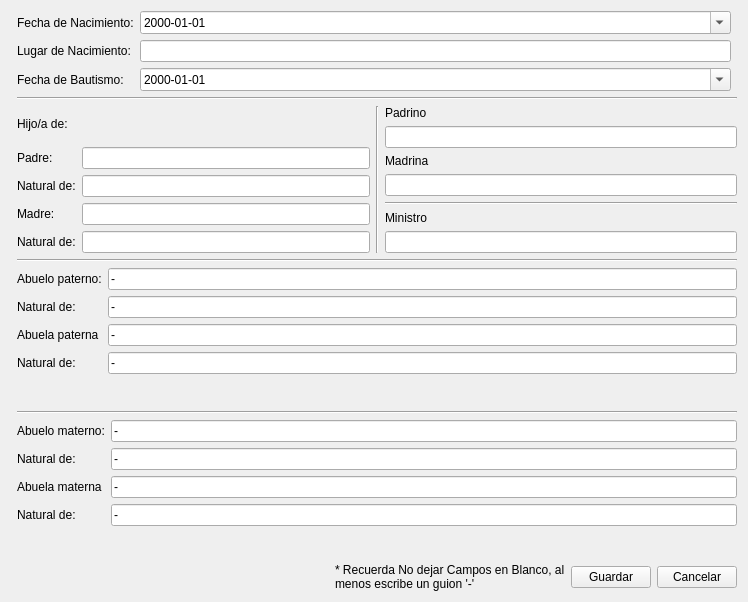
<?xml version="1.0" encoding="UTF-8"?>
<ui version="4.0">
 <class>BaptismNewPersonWidg</class>
 <widget class="QWidget" name="BaptismNewPersonWidg">
  <property name="geometry">
   <rect>
    <x>0</x>
    <y>0</y>
    <width>748</width>
    <height>602</height>
   </rect>
  </property>
  <property name="minimumSize">
   <size>
    <width>748</width>
    <height>580</height>
   </size>
  </property>
  <property name="windowTitle">
   <string>Form</string>
  </property>
  <layout class="QHBoxLayout" name="horizontalLayout_3">
   <item>
    <widget class="CommonWidget" name="commonWidget" native="true"/>
   </item>
   <item>
    <layout class="QVBoxLayout" name="verticalLayout_2">
     <item>
      <layout class="QGridLayout" name="gridLayout">
       <item row="0" column="0">
        <widget class="QLabel" name="label">
         <property name="text">
          <string>Fecha de Nacimiento:</string>
         </property>
        </widget>
       </item>
       <item row="0" column="1">
        <widget class="QDateEdit" name="bornDate">
         <property name="displayFormat">
          <string>yyyy-MM-dd</string>
         </property>
         <property name="calendarPopup">
          <bool>true</bool>
         </property>
         <property name="date">
          <date>
           <year>2000</year>
           <month>1</month>
           <day>1</day>
          </date>
         </property>
        </widget>
       </item>
       <item row="0" column="2" rowspan="3">
        <widget class="QLabel" name="label_21">
         <property name="text">
          <string>&lt;html&gt;&lt;head/&gt;&lt;body&gt;&lt;p&gt;&lt;img src=&quot;:/Images/baptism_image.svg&quot;/&gt;&lt;/p&gt;&lt;/body&gt;&lt;/html&gt;</string>
         </property>
        </widget>
       </item>
       <item row="1" column="0">
        <widget class="QLabel" name="label_2">
         <property name="text">
          <string>Lugar de Nacimiento:</string>
         </property>
        </widget>
       </item>
       <item row="1" column="1">
        <widget class="QLineEdit" name="bornPlace"/>
       </item>
       <item row="2" column="0">
        <widget class="QLabel" name="label_3">
         <property name="text">
          <string>Fecha de Bautismo:</string>
         </property>
        </widget>
       </item>
       <item row="2" column="1">
        <widget class="QDateEdit" name="baptismDate">
         <property name="displayFormat">
          <string>yyyy-MM-dd</string>
         </property>
         <property name="calendarPopup">
          <bool>true</bool>
         </property>
         <property name="date">
          <date>
           <year>2000</year>
           <month>1</month>
           <day>1</day>
          </date>
         </property>
        </widget>
       </item>
      </layout>
     </item>
     <item>
      <widget class="Line" name="line_6">
       <property name="orientation">
        <enum>Qt::Horizontal</enum>
       </property>
      </widget>
     </item>
     <item>
      <layout class="QHBoxLayout" name="horizontalLayout">
       <item>
        <layout class="QVBoxLayout" name="verticalLayout_5">
         <item>
          <widget class="QLabel" name="label_4">
           <property name="text">
            <string>Hijo/a de:</string>
           </property>
          </widget>
         </item>
         <item>
          <layout class="QFormLayout" name="formLayout_2">
           <item row="0" column="0">
            <widget class="QLabel" name="label_5">
             <property name="text">
              <string>Padre:</string>
             </property>
            </widget>
           </item>
           <item row="0" column="1">
            <widget class="QLineEdit" name="father"/>
           </item>
           <item row="1" column="0">
            <widget class="QLabel" name="label_6">
             <property name="text">
              <string>Natural de:</string>
             </property>
            </widget>
           </item>
           <item row="1" column="1">
            <widget class="QLineEdit" name="fatherPlace"/>
           </item>
           <item row="2" column="0">
            <widget class="QLabel" name="label_7">
             <property name="text">
              <string>Madre:</string>
             </property>
            </widget>
           </item>
           <item row="2" column="1">
            <widget class="QLineEdit" name="mother"/>
           </item>
           <item row="3" column="0">
            <widget class="QLabel" name="label_8">
             <property name="text">
              <string>Natural de:</string>
             </property>
            </widget>
           </item>
           <item row="3" column="1">
            <widget class="QLineEdit" name="motherPlace"/>
           </item>
          </layout>
         </item>
        </layout>
       </item>
       <item>
        <widget class="Line" name="line_4">
         <property name="orientation">
          <enum>Qt::Vertical</enum>
         </property>
        </widget>
       </item>
       <item>
        <layout class="QVBoxLayout" name="verticalLayout_4">
         <item>
          <layout class="QVBoxLayout" name="verticalLayout">
           <item>
            <widget class="QLabel" name="label_18">
             <property name="text">
              <string>Padrino</string>
             </property>
            </widget>
           </item>
           <item>
            <widget class="QLineEdit" name="godfather"/>
           </item>
           <item>
            <widget class="QLabel" name="label_17">
             <property name="text">
              <string>Madrina</string>
             </property>
            </widget>
           </item>
           <item>
            <widget class="QLineEdit" name="godmother"/>
           </item>
          </layout>
         </item>
         <item>
          <widget class="Line" name="line_5">
           <property name="orientation">
            <enum>Qt::Horizontal</enum>
           </property>
          </widget>
         </item>
         <item>
          <layout class="QVBoxLayout" name="verticalLayout_3">
           <item>
            <widget class="QLabel" name="label_19">
             <property name="text">
              <string>Ministro</string>
             </property>
            </widget>
           </item>
           <item>
            <widget class="QLineEdit" name="minister"/>
           </item>
          </layout>
         </item>
        </layout>
       </item>
      </layout>
     </item>
     <item>
      <widget class="Line" name="line">
       <property name="orientation">
        <enum>Qt::Horizontal</enum>
       </property>
      </widget>
     </item>
     <item>
      <layout class="QFormLayout" name="formLayout_3">
       <item row="0" column="0">
        <widget class="QLabel" name="label_9">
         <property name="text">
          <string>Abuelo paterno:</string>
         </property>
        </widget>
       </item>
       <item row="0" column="1">
        <widget class="QLineEdit" name="paternalGrandpa">
         <property name="text">
          <string>-</string>
         </property>
        </widget>
       </item>
       <item row="1" column="0">
        <widget class="QLabel" name="label_10">
         <property name="text">
          <string>Natural de:</string>
         </property>
        </widget>
       </item>
       <item row="1" column="1">
        <widget class="QLineEdit" name="patGrandpaPlace">
         <property name="text">
          <string>-</string>
         </property>
        </widget>
       </item>
       <item row="2" column="0">
        <widget class="QLabel" name="label_11">
         <property name="text">
          <string>Abuela paterna</string>
         </property>
        </widget>
       </item>
       <item row="2" column="1">
        <widget class="QLineEdit" name="paternalGrandma">
         <property name="text">
          <string>-</string>
         </property>
        </widget>
       </item>
       <item row="3" column="0">
        <widget class="QLabel" name="label_12">
         <property name="text">
          <string>Natural de:</string>
         </property>
        </widget>
       </item>
       <item row="3" column="1">
        <widget class="QLineEdit" name="paternalGrandmaPlace">
         <property name="text">
          <string>-</string>
         </property>
        </widget>
       </item>
      </layout>
     </item>
     <item>
      <widget class="Line" name="line_3">
       <property name="orientation">
        <enum>Qt::Horizontal</enum>
       </property>
      </widget>
     </item>
     <item>
      <layout class="QFormLayout" name="formLayout_4">
       <item row="0" column="0">
        <widget class="QLabel" name="label_14">
         <property name="text">
          <string>Abuelo materno:</string>
         </property>
        </widget>
       </item>
       <item row="0" column="1">
        <widget class="QLineEdit" name="maternalGrandpa">
         <property name="text">
          <string>-</string>
         </property>
        </widget>
       </item>
       <item row="1" column="0">
        <widget class="QLabel" name="label_13">
         <property name="text">
          <string>Natural de:</string>
         </property>
        </widget>
       </item>
       <item row="1" column="1">
        <widget class="QLineEdit" name="maternalgrandpaPlace">
         <property name="text">
          <string>-</string>
         </property>
        </widget>
       </item>
       <item row="2" column="0">
        <widget class="QLabel" name="label_15">
         <property name="text">
          <string>Abuela materna</string>
         </property>
        </widget>
       </item>
       <item row="2" column="1">
        <widget class="QLineEdit" name="maternalGrandma">
         <property name="text">
          <string>-</string>
         </property>
        </widget>
       </item>
       <item row="3" column="0">
        <widget class="QLabel" name="label_16">
         <property name="text">
          <string>Natural de:</string>
         </property>
        </widget>
       </item>
       <item row="3" column="1">
        <widget class="QLineEdit" name="maternalGrandmaPlace">
         <property name="text">
          <string>-</string>
         </property>
        </widget>
       </item>
      </layout>
     </item>
     <item>
      <layout class="QHBoxLayout" name="horizontalLayout_2">
       <item>
        <spacer name="horizontalSpacer">
         <property name="orientation">
          <enum>Qt::Horizontal</enum>
         </property>
         <property name="sizeHint" stdset="0">
          <size>
           <width>40</width>
           <height>20</height>
          </size>
         </property>
        </spacer>
       </item>
       <item>
        <widget class="QLabel" name="label_20">
         <property name="text">
          <string>* Recuerda No dejar Campos en Blanco, al
menos escribe un guion '-'</string>
         </property>
        </widget>
       </item>
       <item>
        <widget class="QPushButton" name="saveBtn">
         <property name="text">
          <string>Guardar</string>
         </property>
        </widget>
       </item>
       <item>
        <widget class="QPushButton" name="cancelBtn">
         <property name="text">
          <string>Cancelar</string>
         </property>
        </widget>
       </item>
      </layout>
     </item>
    </layout>
   </item>
  </layout>
 </widget>
 <customwidgets>
  <customwidget>
   <class>CommonWidget</class>
   <extends>QWidget</extends>
   <header location="global">PeopleList\PersonWidgets\CommonWidget/commonwidget.h</header>
   <container>1</container>
  </customwidget>
 </customwidgets>
 <resources/>
 <connections/>
</ui>
